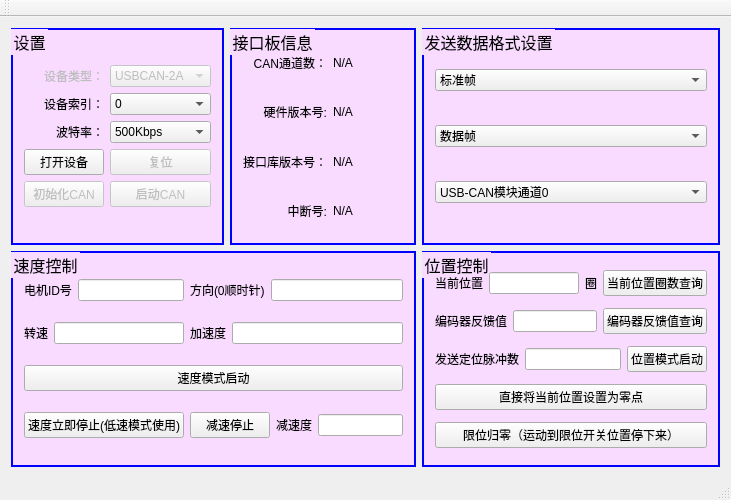
<?xml version="1.0" encoding="UTF-8"?>
<ui version="4.0">
 <class>MainWindow</class>
 <widget class="QMainWindow" name="MainWindow">
  <property name="geometry">
   <rect>
    <x>0</x>
    <y>0</y>
    <width>731</width>
    <height>500</height>
   </rect>
  </property>
  <property name="windowTitle">
   <string>MainWindow</string>
  </property>
  <widget class="QWidget" name="centralWidget">
   <layout class="QGridLayout" name="gridLayout_3">
    <item row="1" column="2">
     <widget class="QGroupBox" name="groupBox_2">
      <property name="font">
       <font>
        <pointsize>12</pointsize>
       </font>
      </property>
      <property name="styleSheet">
       <string notr="true">QGroupBox
{
background-color: rgb(248, 219, 255);
border:2px solid blue;
}</string>
      </property>
      <property name="title">
       <string>位置控制</string>
      </property>
      <layout class="QVBoxLayout" name="verticalLayout">
       <item>
        <layout class="QHBoxLayout" name="horizontalLayout_6">
         <item>
          <widget class="QLabel" name="label_23">
           <property name="text">
            <string>当前位置</string>
           </property>
          </widget>
         </item>
         <item>
          <widget class="QLineEdit" name="lineEdit_pulse_Now"/>
         </item>
         <item>
          <widget class="QLabel" name="label_25">
           <property name="text">
            <string>圈</string>
           </property>
          </widget>
         </item>
         <item>
          <widget class="QPushButton" name="pushButton_PositionAsk">
           <property name="text">
            <string>当前位置圈数查询</string>
           </property>
          </widget>
         </item>
        </layout>
       </item>
       <item>
        <layout class="QHBoxLayout" name="horizontalLayout_7">
         <item>
          <widget class="QLabel" name="label_24">
           <property name="text">
            <string>编码器反馈值</string>
           </property>
          </widget>
         </item>
         <item>
          <widget class="QLineEdit" name="lineEdit_pulse_Now_M"/>
         </item>
         <item>
          <widget class="QPushButton" name="pushButton_PositionAskM">
           <property name="text">
            <string>编码器反馈值查询</string>
           </property>
          </widget>
         </item>
        </layout>
       </item>
       <item>
        <layout class="QHBoxLayout" name="horizontalLayout_8">
         <item>
          <widget class="QLabel" name="label_22">
           <property name="text">
            <string>发送定位脉冲数</string>
           </property>
          </widget>
         </item>
         <item>
          <widget class="QLineEdit" name="lineEdit_pulseTarget"/>
         </item>
         <item>
          <widget class="QPushButton" name="pushButton_pulseStart">
           <property name="text">
            <string>位置模式启动</string>
           </property>
          </widget>
         </item>
        </layout>
       </item>
       <item>
        <widget class="QPushButton" name="pushButton_SetZero">
         <property name="text">
          <string>直接将当前位置设置为零点</string>
         </property>
        </widget>
       </item>
       <item>
        <widget class="QPushButton" name="pushButton_gotoLimitSwitch">
         <property name="text">
          <string>限位归零（运动到限位开关位置停下来）</string>
         </property>
        </widget>
       </item>
      </layout>
     </widget>
    </item>
    <item row="1" column="0" colspan="2">
     <widget class="QGroupBox" name="groupBox_3">
      <property name="font">
       <font>
        <pointsize>12</pointsize>
       </font>
      </property>
      <property name="styleSheet">
       <string notr="true">QGroupBox
{
background-color: rgb(248, 219, 255);
border:2px solid blue;
}</string>
      </property>
      <property name="title">
       <string>速度控制</string>
      </property>
      <layout class="QGridLayout" name="gridLayout_2">
       <item row="0" column="0">
        <layout class="QHBoxLayout" name="horizontalLayout">
         <item>
          <widget class="QLabel" name="label_17">
           <property name="text">
            <string>电机ID号</string>
           </property>
          </widget>
         </item>
         <item>
          <widget class="QLineEdit" name="lineEdit_canID"/>
         </item>
        </layout>
       </item>
       <item row="0" column="1">
        <layout class="QHBoxLayout" name="horizontalLayout_3">
         <item>
          <widget class="QLabel" name="label_4">
           <property name="text">
            <string>方向(0顺时针)</string>
           </property>
          </widget>
         </item>
         <item>
          <widget class="QLineEdit" name="lineEdit_DIR"/>
         </item>
        </layout>
       </item>
       <item row="1" column="0">
        <layout class="QHBoxLayout" name="horizontalLayout_4">
         <item>
          <widget class="QLabel" name="label_15">
           <property name="text">
            <string>转速</string>
           </property>
          </widget>
         </item>
         <item>
          <widget class="QLineEdit" name="lineEdit_speedRPM"/>
         </item>
        </layout>
       </item>
       <item row="1" column="1">
        <layout class="QHBoxLayout" name="horizontalLayout_5">
         <item>
          <widget class="QLabel" name="label_16">
           <property name="text">
            <string>加速度</string>
           </property>
          </widget>
         </item>
         <item>
          <widget class="QLineEdit" name="lineEdit_AccSpeed"/>
         </item>
        </layout>
       </item>
       <item row="3" column="0">
        <widget class="QPushButton" name="pushButton_speedStop">
         <property name="text">
          <string>速度立即停止(低速模式使用)</string>
         </property>
        </widget>
       </item>
       <item row="3" column="1">
        <layout class="QHBoxLayout" name="horizontalLayout_2">
         <item>
          <widget class="QPushButton" name="pushButton_speeddown">
           <property name="text">
            <string>减速停止</string>
           </property>
          </widget>
         </item>
         <item>
          <widget class="QLabel" name="label_20">
           <property name="text">
            <string>减速度</string>
           </property>
          </widget>
         </item>
         <item>
          <widget class="QLineEdit" name="lineEdit_DecSpeed"/>
         </item>
        </layout>
       </item>
       <item row="2" column="0" colspan="2">
        <widget class="QPushButton" name="pushButton_speedUp">
         <property name="text">
          <string>速度模式启动</string>
         </property>
        </widget>
       </item>
      </layout>
     </widget>
    </item>
    <item row="0" column="1">
     <widget class="QGroupBox" name="groupBox_4">
      <property name="font">
       <font>
        <pointsize>12</pointsize>
       </font>
      </property>
      <property name="styleSheet">
       <string notr="true">QGroupBox
{
background-color: rgb(248, 219, 255);
border:2px solid blue;
}</string>
      </property>
      <property name="title">
       <string>接口板信息</string>
      </property>
      <layout class="QGridLayout" name="gridLayout_5">
       <item row="0" column="0">
        <layout class="QVBoxLayout" name="verticalLayout_3">
         <item>
          <widget class="QLabel" name="label_5">
           <property name="text">
            <string>CAN通道数：</string>
           </property>
           <property name="alignment">
            <set>Qt::AlignRight|Qt::AlignTrailing|Qt::AlignVCenter</set>
           </property>
          </widget>
         </item>
         <item>
          <widget class="QLabel" name="label_6">
           <property name="text">
            <string>硬件版本号:</string>
           </property>
           <property name="alignment">
            <set>Qt::AlignRight|Qt::AlignTrailing|Qt::AlignVCenter</set>
           </property>
          </widget>
         </item>
         <item>
          <widget class="QLabel" name="label_7">
           <property name="text">
            <string>接口库版本号：</string>
           </property>
           <property name="alignment">
            <set>Qt::AlignRight|Qt::AlignTrailing|Qt::AlignVCenter</set>
           </property>
          </widget>
         </item>
         <item>
          <widget class="QLabel" name="label_8">
           <property name="text">
            <string>中断号:</string>
           </property>
           <property name="alignment">
            <set>Qt::AlignRight|Qt::AlignTrailing|Qt::AlignVCenter</set>
           </property>
          </widget>
         </item>
        </layout>
       </item>
       <item row="0" column="1">
        <layout class="QVBoxLayout" name="verticalLayout_4">
         <item>
          <widget class="QLabel" name="label_canChannel">
           <property name="text">
            <string>N/A</string>
           </property>
          </widget>
         </item>
         <item>
          <widget class="QLabel" name="label_canHardVersion">
           <property name="text">
            <string>N/A</string>
           </property>
          </widget>
         </item>
         <item>
          <widget class="QLabel" name="label_canSoftVersion">
           <property name="text">
            <string>N/A</string>
           </property>
          </widget>
         </item>
         <item>
          <widget class="QLabel" name="label_InterruptNum">
           <property name="text">
            <string>N/A</string>
           </property>
          </widget>
         </item>
        </layout>
       </item>
      </layout>
     </widget>
    </item>
    <item row="0" column="2">
     <widget class="QGroupBox" name="groupBox_5">
      <property name="font">
       <font>
        <pointsize>12</pointsize>
       </font>
      </property>
      <property name="styleSheet">
       <string notr="true">QGroupBox
{
background-color: rgb(248, 219, 255);
border:2px solid blue;
}</string>
      </property>
      <property name="title">
       <string>发送数据格式设置</string>
      </property>
      <layout class="QVBoxLayout" name="verticalLayout_2">
       <item>
        <widget class="QComboBox" name="comboBox_6">
         <property name="enabled">
          <bool>true</bool>
         </property>
         <item>
          <property name="text">
           <string>标准帧</string>
          </property>
         </item>
         <item>
          <property name="text">
           <string>扩展帧</string>
          </property>
         </item>
        </widget>
       </item>
       <item>
        <widget class="QComboBox" name="comboBox_5">
         <property name="enabled">
          <bool>true</bool>
         </property>
         <item>
          <property name="text">
           <string>数据帧</string>
          </property>
         </item>
         <item>
          <property name="text">
           <string>远程帧</string>
          </property>
         </item>
        </widget>
       </item>
       <item>
        <widget class="QComboBox" name="comboBox_4">
         <item>
          <property name="text">
           <string>USB-CAN模块通道0</string>
          </property>
         </item>
         <item>
          <property name="text">
           <string>USB-CAN模块通道1</string>
          </property>
         </item>
        </widget>
       </item>
      </layout>
     </widget>
    </item>
    <item row="0" column="0">
     <widget class="QGroupBox" name="groupBox">
      <property name="font">
       <font>
        <pointsize>12</pointsize>
       </font>
      </property>
      <property name="styleSheet">
       <string notr="true">QGroupBox
{
background-color: rgb(248, 219, 255);
border:2px solid blue;
}</string>
      </property>
      <property name="title">
       <string>设置</string>
      </property>
      <layout class="QGridLayout" name="gridLayout_4">
       <item row="0" column="0">
        <layout class="QGridLayout" name="gridLayout">
         <item row="0" column="0">
          <widget class="QLabel" name="label">
           <property name="enabled">
            <bool>false</bool>
           </property>
           <property name="text">
            <string>设备类型：</string>
           </property>
           <property name="alignment">
            <set>Qt::AlignRight|Qt::AlignTrailing|Qt::AlignVCenter</set>
           </property>
          </widget>
         </item>
         <item row="0" column="1">
          <widget class="QComboBox" name="comboBox">
           <property name="enabled">
            <bool>false</bool>
           </property>
           <item>
            <property name="text">
             <string>USBCAN-2A</string>
            </property>
           </item>
           <item>
            <property name="text">
             <string>USBCAN-2C</string>
            </property>
           </item>
           <item>
            <property name="text">
             <string>CANalyst-II</string>
            </property>
           </item>
          </widget>
         </item>
         <item row="1" column="0">
          <widget class="QLabel" name="label_2">
           <property name="text">
            <string>设备索引：</string>
           </property>
           <property name="alignment">
            <set>Qt::AlignRight|Qt::AlignTrailing|Qt::AlignVCenter</set>
           </property>
          </widget>
         </item>
         <item row="1" column="1">
          <widget class="QComboBox" name="comboBox_2">
           <item>
            <property name="text">
             <string>0</string>
            </property>
           </item>
           <item>
            <property name="text">
             <string>1</string>
            </property>
           </item>
           <item>
            <property name="text">
             <string>2</string>
            </property>
           </item>
           <item>
            <property name="text">
             <string>3</string>
            </property>
           </item>
           <item>
            <property name="text">
             <string>4</string>
            </property>
           </item>
           <item>
            <property name="text">
             <string>5</string>
            </property>
           </item>
           <item>
            <property name="text">
             <string>6</string>
            </property>
           </item>
           <item>
            <property name="text">
             <string>7</string>
            </property>
           </item>
           <item>
            <property name="text">
             <string>8</string>
            </property>
           </item>
           <item>
            <property name="text">
             <string>9</string>
            </property>
           </item>
           <item>
            <property name="text">
             <string>10</string>
            </property>
           </item>
           <item>
            <property name="text">
             <string>11</string>
            </property>
           </item>
           <item>
            <property name="text">
             <string>12</string>
            </property>
           </item>
           <item>
            <property name="text">
             <string>13</string>
            </property>
           </item>
          </widget>
         </item>
         <item row="2" column="0">
          <widget class="QLabel" name="label_3">
           <property name="text">
            <string>波特率：</string>
           </property>
           <property name="alignment">
            <set>Qt::AlignRight|Qt::AlignTrailing|Qt::AlignVCenter</set>
           </property>
          </widget>
         </item>
         <item row="2" column="1">
          <widget class="QComboBox" name="comboBox_3">
           <item>
            <property name="text">
             <string>500Kbps</string>
            </property>
           </item>
           <item>
            <property name="text">
             <string>20Kbps</string>
            </property>
           </item>
           <item>
            <property name="text">
             <string>40Kbps</string>
            </property>
           </item>
           <item>
            <property name="text">
             <string>50Kbps</string>
            </property>
           </item>
           <item>
            <property name="text">
             <string>80Kbps</string>
            </property>
           </item>
           <item>
            <property name="text">
             <string>100Kbps</string>
            </property>
           </item>
           <item>
            <property name="text">
             <string>125Kbps</string>
            </property>
           </item>
           <item>
            <property name="text">
             <string>200Kbps</string>
            </property>
           </item>
           <item>
            <property name="text">
             <string>250Kbps</string>
            </property>
           </item>
           <item>
            <property name="text">
             <string>400Kbps</string>
            </property>
           </item>
           <item>
            <property name="text">
             <string>10Kbps</string>
            </property>
           </item>
           <item>
            <property name="text">
             <string>666Kbps</string>
            </property>
           </item>
           <item>
            <property name="text">
             <string>800Kbps</string>
            </property>
           </item>
           <item>
            <property name="text">
             <string>1000Kbps</string>
            </property>
           </item>
          </widget>
         </item>
         <item row="3" column="0">
          <widget class="QPushButton" name="pushButtonOpenCan">
           <property name="text">
            <string>打开设备</string>
           </property>
          </widget>
         </item>
         <item row="3" column="1">
          <widget class="QPushButton" name="pushButton_resetCan">
           <property name="enabled">
            <bool>false</bool>
           </property>
           <property name="text">
            <string>复位</string>
           </property>
          </widget>
         </item>
         <item row="4" column="0">
          <widget class="QPushButton" name="pushButton_InitCan">
           <property name="enabled">
            <bool>false</bool>
           </property>
           <property name="text">
            <string>初始化CAN</string>
           </property>
          </widget>
         </item>
         <item row="4" column="1">
          <widget class="QPushButton" name="pushButton_startCan">
           <property name="enabled">
            <bool>false</bool>
           </property>
           <property name="text">
            <string>启动CAN</string>
           </property>
          </widget>
         </item>
        </layout>
       </item>
      </layout>
     </widget>
    </item>
   </layout>
  </widget>
  <widget class="QMenuBar" name="menuBar">
   <property name="geometry">
    <rect>
     <x>0</x>
     <y>0</y>
     <width>731</width>
     <height>21</height>
    </rect>
   </property>
  </widget>
  <widget class="QToolBar" name="mainToolBar">
   <attribute name="toolBarArea">
    <enum>TopToolBarArea</enum>
   </attribute>
   <attribute name="toolBarBreak">
    <bool>false</bool>
   </attribute>
  </widget>
  <widget class="QStatusBar" name="statusBar"/>
 </widget>
 <layoutdefault spacing="6" margin="11"/>
 <resources/>
 <connections/>
</ui>
